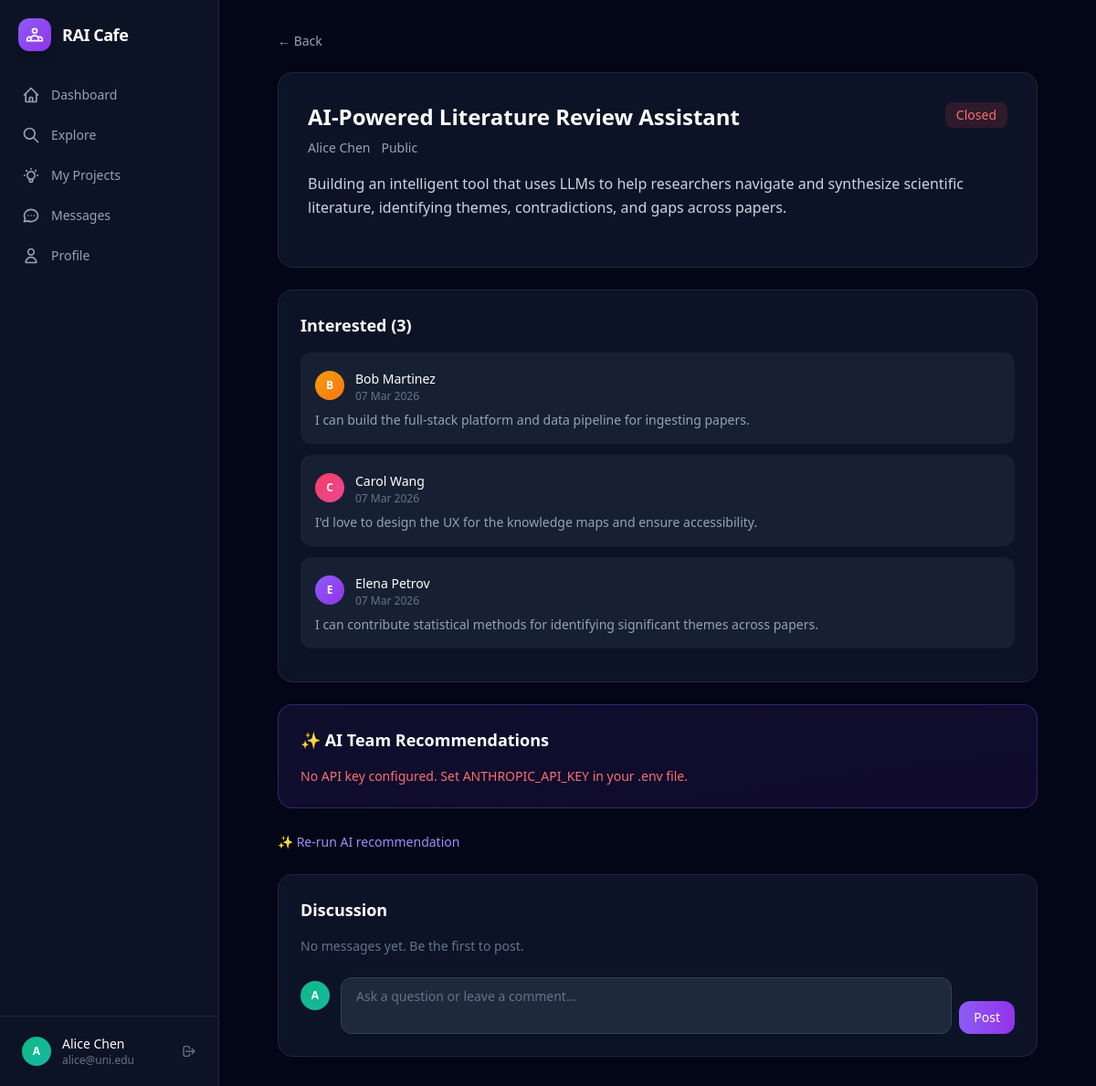
Page /projects/1 (signed in) on the committed database.
### models.py (models this page shows, shortened)
class User(UserMixin, db.Model):
    id = db.Column(db.Integer, primary_key=True)
    email = db.Column(db.String(120), unique=True, nullable=False)
    password_hash = db.Column(db.String(256), nullable=False)
    name = db.Column(db.String(100), nullable=False)
    bio = db.Column(db.Text, default="")
    website = db.Column(db.String(300), default="")
    linkedin = db.Column(db.String(300), default="")
    scholar = db.Column(db.String(300), default="")
    expertise_keywords = db.Column(db.String(500), default="")
    research_interests = db.Column(db.String(500), default="")
    role = db.Column(db.String(20), default="user")
    status = db.Column(db.String(20), default="pending")
    created_at = db.Column(db.DateTime, default=lambda: datetime.now(timezone.utc))
    projects = db.relationship("Project", backref="owner", lazy=True)
    bids = db.relationship("Bid", backref="bidder", lazy=True)
    @property
    def initials(self):
        return self.name[0].upper() if self.name else "?"
    @property
    def avatar_color(self):
        colors = [
            "from-violet-500 to-purple-600",
            "from-blue-500 to-cyan-500",
            "from-emerald-500 to-teal-500",
            "from-amber-500 to-orange-500",
            "from-rose-500 to-pink-500",
            "from-indigo-500 to-blue-500",
        ]
        return colors[sum(ord(c) for c in str(self.id)) % len(colors)]

class Project(db.Model):
    id = db.Column(db.Integer, primary_key=True)
    owner_id = db.Column(db.Integer, db.ForeignKey("user.id"), nullable=False)
    title = db.Column(db.String(200), nullable=False)
    description = db.Column(db.Text, nullable=False)
    mode = db.Column(db.String(20), default="public")
    deadline = db.Column(db.Date, nullable=True)
    status = db.Column(db.String(20), default="open")
    expertise_keywords = db.Column(db.String(500), default="")
    impact_areas = db.Column(db.String(500), default="")
    created_at = db.Column(db.DateTime, default=lambda: datetime.now(timezone.utc))
    bids = db.relationship("Bid", backref="project", lazy=True, cascade="all, delete-orphan")
    discussion_posts = db.relationship("DiscussionPost", backref="project", lazy=True, cascade="all, delete-orphan", order_by="DiscussionPost.created_at")
    @property
    def expertise_list(self):
        return [k.strip() for k in (self.expertise_keywords or "").split(",") if k.strip()]
    @property
    def impact_areas_list(self):
        return [k.strip() for k in (self.impact_areas or "").split(",") if k.strip()]
    @property
    def is_closed(self):
        return self.status == "closed" or self.is_past_deadline

class Bid(db.Model):
    id = db.Column(db.Integer, primary_key=True)
    project_id = db.Column(db.Integer, db.ForeignKey("project.id"), nullable=False)
    user_id = db.Column(db.Integer, db.ForeignKey("user.id"), nullable=False)
    message = db.Column(db.Text, nullable=False)
    created_at = db.Column(db.DateTime, default=lambda: datetime.now(timezone.utc))

### app.py (the view)
@app.route("/projects/<int:project_id>")
@login_required
def project_detail(project_id):
    project = db.session.get(Project, project_id)
    if not project:
        abort(404)
    if project.mode == "private" and project.owner_id != current_user.id:
        abort(403)
    is_owner = project.owner_id == current_user.id
    user_bid = Bid.query.filter_by(project_id=project.id, user_id=current_user.id).first()
    bids = project.bids if is_owner else []
    recommendation = (
        AIRecommendation.query.filter_by(project_id=project.id)
        .order_by(AIRecommendation.created_at.desc()).first()
    )
    rec_data = json.loads(recommendation.result_json) if recommendation else None
    if rec_data and "teams" in rec_data:
        for team in rec_data["teams"]:
            for member in team.get("members", []):
                mid = member.get("id", "")
                u = db.session.get(User, int(mid)) if str(mid).isdigit() else None
                member["user_obj"] = u
    discussion_posts = project.discussion_posts
    return render_template("project_detail.html", project=project, is_owner=is_owner,
                           user_bid=user_bid, bids=bids, rec_data=rec_data,
                           discussion_posts=discussion_posts)

### app.py (called while the page is built)
@login_manager.user_loader
def load_user(user_id):
    return db.session.get(User, int(user_id))

@app.context_processor
def inject_globals():
    unread = 0
    pending_count = 0
    if current_user.is_authenticated:
        unread = Message.query.filter_by(to_id=current_user.id, read=False).count()
        if current_user.role == "admin":
            pending_count = User.query.filter_by(status="pending").count()
    return dict(unread_count=unread, pending_user_count=pending_count)

### templates/project_detail.html (shortened to what this page needs)
{% extends "base.html" %}
{% block content %}
<div class="max-w-4xl mx-auto p-8">
  <a href="{{ url_for('my_projects') if is_owner else url_for('explore_projects') }}" class="text-slate-400 hover:text-white text-sm mb-6 inline-block">&larr; Back</a>
  <div class="bg-slate-900/80 border border-slate-800 rounded-2xl p-8 mb-6">
    <div class="flex items-start justify-between mb-4">
      <div><h1 class="text-2xl font-bold mb-2">{{ project.title }}</h1>
        <div class="flex items-center gap-3 text-sm text-slate-400">
          <span>{{ project.owner.name }}</span>
          <span>{{ 'Private' if project.mode == 'private' else 'Public' }}</span>
        </div></div>
      {% if project.is_closed %}<span class="bg-red-500/15 text-red-400 px-3 py-1 rounded-lg text-sm font-medium">Closed</span>
      {% else %}<span class="bg-emerald-500/15 text-emerald-400 px-3 py-1 rounded-lg text-sm font-medium">Open</span>{% endif %}
    </div>
    <p class="text-slate-300 leading-relaxed mb-5">{{ project.description }}</p>
  </div>
  {% if is_owner and bids %}
  <div class="bg-slate-900/80 border border-slate-800 rounded-2xl p-6 mb-6">
    <h2 class="text-lg font-semibold mb-4">Interested ({{ bids|length }})</h2>
    {% for b in bids %}
    <div class="bg-slate-800/60 rounded-xl p-4 mb-3">
      <div class="flex items-center gap-3 mb-2">
        <div class="w-8 h-8 rounded-full bg-gradient-to-br {{ b.bidder.avatar_color }} flex items-center justify-center text-white text-xs font-bold">{{ b.bidder.initials }}</div>
        <div><a href="{{ url_for('view_user', user_id=b.bidder.id) }}" class="text-white font-medium text-sm hover:text-violet-300 transition">{{ b.bidder.name }}</a>
          <p class="text-xs text-slate-500">{{ b.created_at.strftime('%d %b %Y') }}</p></div></div>
      <p class="text-slate-400 text-sm">{{ b.message }}</p>
    </div>{% endfor %}
  </div>{% endif %}
  {% if is_owner and rec_data %}
  <div class="bg-gradient-to-br from-violet-500/10 to-purple-600/10 border border-violet-500/30 rounded-2xl p-6 mb-6">
    <h2 class="text-lg font-semibold mb-4">&#10024; AI Team Recommendations</h2>
    {% if rec_data.error %}<p class="text-red-400 text-sm">{{ rec_data.error }}</p>
    {% endif %}
  </div>{% endif %}
  {% if is_owner %}
  <form method="POST" action="{{ url_for('rerun_recommendation', project_id=project.id) }}">
    <button type="submit" class="text-violet-400 hover:text-violet-300 text-sm font-medium transition">&#10024; Re-run AI recommendation</button>
  </form>{% endif %}
  <div id="discussion" class="bg-slate-900/80 border border-slate-800 rounded-2xl p-6 mt-6">
    <h2 class="text-lg font-semibold mb-4">Discussion</h2>
    {% if discussion_posts %}
    <div class="space-y-4 mb-6">
      {% for post in discussion_posts %}
      <div class="flex gap-3">
        <div class="w-8 h-8 rounded-full bg-gradient-to-br {{ post.author.avatar_color }} flex items-center justify-center text-white text-xs font-bold shrink-0 mt-0.5">{{ post.author.initials }}</div>
        <div class="flex-1 bg-slate-800/60 rounded-xl px-4 py-3">
          <div class="flex items-baseline gap-2 mb-1">
            <a href="{{ url_for('view_user', user_id=post.author.id) }}" class="text-sm font-medium text-white hover:text-violet-300 transition">{{ post.author.name }}</a>
            <span class="text-xs text-slate-500">{{ post.created_at.strftime('%d %b %Y, %H:%M') }}</span>
          </div>
          <p class="text-slate-300 text-sm whitespace-pre-wrap">{{ post.text }}</p>
        </div>
      </div>
      {% endfor %}
    </div>
    {% else %}
    <p class="text-slate-500 text-sm mb-6">No messages yet. Be the first to post.</p>
    {% endif %}
    <form method="POST" action="{{ url_for('post_discussion', project_id=project.id) }}" class="flex gap-3">
      <div class="w-8 h-8 rounded-full bg-gradient-to-br {{ current_user.avatar_color }} flex items-center justify-center text-white text-xs font-bold shrink-0 mt-1">{{ current_user.initials }}</div>
      <div class="flex-1 flex gap-2">
        <textarea name="text" required rows="2" class="flex-1 bg-slate-800 border border-slate-700 rounded-xl px-4 py-2.5 text-white placeholder-slate-500 focus:outline-none focus:ring-2 focus:ring-violet-500/50 transition text-sm resize-none" placeholder="Ask a question or leave a comment…"></textarea>
        <button type="submit" class="bg-gradient-to-r from-violet-500 to-purple-600 text-white font-medium px-4 py-2 rounded-xl hover:opacity-90 transition text-sm self-end">Post</button>
      </div>
    </form>
  </div>
</div>
{% endblock %}

### templates/base.html (shortened to what this page needs)
<!DOCTYPE html>
<html lang="en" class="h-full">
<head>
  <script src="https://cdn.tailwindcss.com"></script>
</head>
<body class="h-full bg-slate-950 text-white">
{% if current_user.is_authenticated %}
<div class="flex h-full min-h-screen">
  <aside class="w-60 bg-slate-900/80 border-r border-slate-800 flex flex-col shrink-0 fixed h-full z-10">
    <a href="{{ url_for('dashboard') }}" class="p-5 flex items-center gap-3">
      <div class="w-9 h-9 rounded-xl bg-gradient-to-br from-violet-500 to-purple-600 flex items-center justify-center shadow-lg">
      </div>
      <span class="text-lg font-bold tracking-tight">RAI Cafe</span>
    </a>
    <nav class="flex-1 px-3 space-y-1 mt-2">
      {% for ep, label, d in nav %}
      <a href="{{ url_for(ep) }}" class="flex items-center gap-3 px-3 py-2.5 rounded-xl text-sm font-medium transition {% if request.endpoint == ep %}bg-violet-500/15 text-violet-300{% else %}text-slate-400 hover:bg-slate-800 hover:text-slate-200{% endif %}">
        <svg class="w-5 h-5 shrink-0" fill="none" stroke="currentColor" stroke-width="2" viewBox="0 0 24 24"><path stroke-linecap="round" stroke-linejoin="round" d="{{ d }}"/></svg>
        {{ label }}
      </a>
      {% endfor %}
    </nav>
    <div class="p-3 border-t border-slate-800">
      <div class="flex items-center gap-3 px-3 py-2">
        <div class="w-8 h-8 rounded-full bg-gradient-to-br {{ current_user.avatar_color }} flex items-center justify-center text-white text-xs font-bold">{{ current_user.initials }}</div>
        <div class="flex-1 min-w-0"><p class="text-sm font-medium truncate">{{ current_user.name }}</p><p class="text-xs text-slate-500 truncate">{{ current_user.email }}</p></div>
        <a href="{{ url_for('logout') }}" class="text-slate-500 hover:text-red-400 transition" title="Sign out">
          <svg class="w-4 h-4" fill="none" stroke="currentColor" stroke-width="2" viewBox="0 0 24 24"><path stroke-linecap="round" stroke-linejoin="round" d="M17 16l4-4m0 0l-4-4m4 4H7m6 4v1a3 3 0 01-3 3H6a3 3 0 01-3-3V7a3 3 0 013-3h4a3 3 0 013 3v1"/></svg>
        </a>
      </div>
    </div>
  </aside>
  <main class="flex-1 ml-60 overflow-y-auto min-h-screen">
    {% block content %}{% endblock %}
  </main>
</div>
{% else %}
{% block public_content %}{% endblock %}
{% endif %}
</body>
</html>

### rows in the picture
User: initials "A", name "Alice Chen", email "alice@uni.edu", owner.name "Alice Chen"
Project: title "AI-Powered Literature Review Assistant", mode "Public", description "Building an intelligent tool that uses LLMs to help researchers navigate and synthesize scientific literature, identifying themes, contradictions, and gaps across papers."
Bid: bidder.initials "B", bidder.name "Bob Martinez", created_at "07 Mar 2026", message "I can build the full-stack platform and data pipeline for ingesting papers."
Bid: bidder.initials "C", bidder.name "Carol Wang", created_at "07 Mar 2026", message "I'd love to design the UX for the knowledge maps and ensure accessibility."
Bid: bidder.initials "E", bidder.name "Elena Petrov", created_at "07 Mar 2026", message "I can contribute statistical methods for identifying significant themes across papers."

### other values in the picture
{{ label }} "Dashboard" "Explore" "My Projects" "Messages" "Profile"
{{ bids|length }} "3"
{{ rec_data.error }} "No API key configured. Set ANTHROPIC_API_KEY in your .env file."
